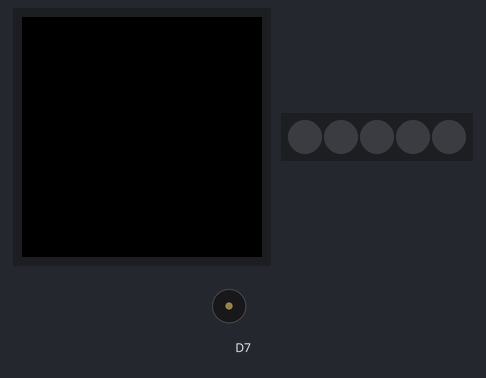
A sketch run on a simulated Arduino MKR. On the bench: 240×240 colour display, 5 RGB LEDs in strip order, left to right, buzzer (waves = sounding).

Above: at 0.84 s.
At 36.08 s:
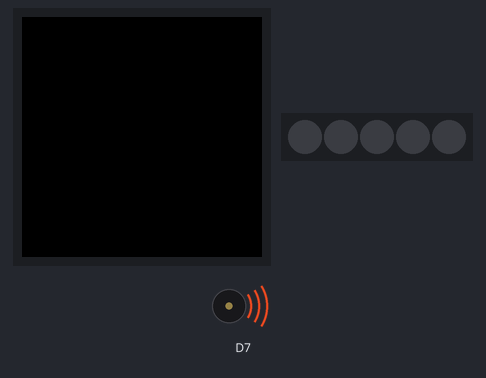
Timing chart, 0 to 40.2 s (numbered marks = the images above):
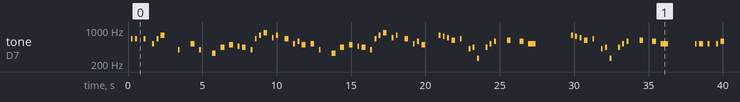

Measured:
- by itself, tone on D7: plays 659 Hz for 0.13 s, 659 Hz for 0.13 s, 659 Hz for 0.13 s, 523 Hz for 0.13 s, 659 Hz for 0.13 s, 784 Hz for 0.25 s … (74 notes in this stretch)

The sketch:

tone_carrier_test.ino
```cpp
// (licence header left out)
#include "pitches.h"
#include <Arduino_MKRIoTCarrier.h>


int melody[] = {
  NOTE_E5, NOTE_E5, REST, NOTE_E5, REST, NOTE_C5, NOTE_E5,
  NOTE_G5, REST, NOTE_G4, REST,
  NOTE_C5, NOTE_G4, REST, NOTE_E4,
  NOTE_A4, NOTE_B4, NOTE_AS4, NOTE_A4,
  NOTE_G4, NOTE_E5, NOTE_G5, NOTE_A5, NOTE_F5, NOTE_G5,
  REST, NOTE_E5,NOTE_C5, NOTE_D5, NOTE_B4,
  NOTE_C5, NOTE_G4, REST, NOTE_E4,
  NOTE_A4, NOTE_B4, NOTE_AS4, NOTE_A4,
  NOTE_G4, NOTE_E5, NOTE_G5, NOTE_A5, NOTE_F5, NOTE_G5,
  REST, NOTE_E5,NOTE_C5, NOTE_D5, NOTE_B4,

  REST, NOTE_G5, NOTE_FS5, NOTE_F5, NOTE_DS5, NOTE_E5,
  REST, NOTE_GS4, NOTE_A4, NOTE_C4, REST, NOTE_A4, NOTE_C5, NOTE_D5,
  REST, NOTE_DS5, REST, NOTE_D5,
  NOTE_C5, REST,

  REST, NOTE_G5, NOTE_FS5, NOTE_F5, NOTE_DS5, NOTE_E5,
  REST, NOTE_GS4, NOTE_A4, NOTE_C4, REST, NOTE_A4, NOTE_C5, NOTE_D5,
  REST, NOTE_DS5, REST, NOTE_D5,
  NOTE_C5, REST,

  NOTE_C5, NOTE_C5, NOTE_C5, REST, NOTE_C5, NOTE_D5,
  NOTE_E5, NOTE_C5, NOTE_A4, NOTE_G4,

  NOTE_C5, NOTE_C5, NOTE_C5, REST, NOTE_C5, NOTE_D5, NOTE_E5,
  REST,
  NOTE_C5, NOTE_C5, NOTE_C5, REST, NOTE_C5, NOTE_D5,
  NOTE_E5, NOTE_C5, NOTE_A4, NOTE_G4,
  NOTE_E5, NOTE_E5, REST, NOTE_E5, REST, NOTE_C5, NOTE_E5,
  NOTE_G5, REST, NOTE_G4, REST,
  NOTE_C5, NOTE_G4, REST, NOTE_E4,

  NOTE_A4, NOTE_B4, NOTE_AS4, NOTE_A4,
  NOTE_G4, NOTE_E5, NOTE_G5, NOTE_A5, NOTE_F5, NOTE_G5,
  REST, NOTE_E5, NOTE_C5, NOTE_D5, NOTE_B4,

  NOTE_C5, NOTE_G4, REST, NOTE_E4,
  NOTE_A4, NOTE_B4, NOTE_AS4, NOTE_A4,
  NOTE_G4, NOTE_E5, NOTE_G5, NOTE_A5, NOTE_F5, NOTE_G5,
  REST, NOTE_E5, NOTE_C5, NOTE_D5, NOTE_B4,

  NOTE_E5, NOTE_C5, NOTE_G4, REST, NOTE_GS4,
  NOTE_A4, NOTE_F5, NOTE_F5, NOTE_A4,
  NOTE_D5, NOTE_A5, NOTE_A5, NOTE_A5, NOTE_G5, NOTE_F5,

  NOTE_E5, NOTE_C5, NOTE_A4, NOTE_G4,
  NOTE_E5, NOTE_C5, NOTE_G4, REST, NOTE_GS4,
  NOTE_A4, NOTE_F5, NOTE_F5, NOTE_A4,
  NOTE_B4, NOTE_F5, NOTE_F5, NOTE_F5, NOTE_E5, NOTE_D5,
  NOTE_C5, NOTE_E4, NOTE_E4, NOTE_C4,

  NOTE_E5, NOTE_C5, NOTE_G4, REST, NOTE_GS4,
  NOTE_A4, NOTE_F5, NOTE_F5, NOTE_A4,
  NOTE_D5, NOTE_A5, NOTE_A5, NOTE_A5, NOTE_G5, NOTE_F5,

  NOTE_E5, NOTE_C5, NOTE_A4, NOTE_G4,
  NOTE_E5, NOTE_C5, NOTE_G4, REST, NOTE_GS4,
  NOTE_A4, NOTE_F5, NOTE_F5, NOTE_A4,
  NOTE_B4, NOTE_F5, NOTE_F5, NOTE_F5, NOTE_E5, NOTE_D5,
  NOTE_C5, NOTE_E4, NOTE_E4, NOTE_C4,
  NOTE_C5, NOTE_C5, NOTE_C5, REST, NOTE_C5, NOTE_D5, NOTE_E5,
  REST,

  NOTE_C5, NOTE_C5, NOTE_C5, REST, NOTE_C5, NOTE_D5,
  NOTE_E5, NOTE_C5, NOTE_A4, NOTE_G4,
  NOTE_E5, NOTE_E5, REST, NOTE_E5, REST, NOTE_C5, NOTE_E5,
  NOTE_G5, REST, NOTE_G4, REST,
  NOTE_E5, NOTE_C5, NOTE_G4, REST, NOTE_GS4,
  NOTE_A4, NOTE_F5, NOTE_F5, NOTE_A4,
  NOTE_D5, NOTE_A5, NOTE_A5, NOTE_A5, NOTE_G5, NOTE_F5,

  NOTE_E5, NOTE_C5, NOTE_A4, NOTE_G4,
  NOTE_E5, NOTE_C5, NOTE_G4, REST, NOTE_GS4,
  NOTE_A4, NOTE_F5, NOTE_F5, NOTE_A4,
  NOTE_B4, NOTE_F5, NOTE_F5, NOTE_F5, NOTE_E5, NOTE_D5,
  NOTE_C5, NOTE_E4, NOTE_E4, NOTE_C4,

  // Game over sound
  NOTE_C5, NOTE_G4, NOTE_E4,
  NOTE_A4, NOTE_B4, NOTE_A4, NOTE_GS4, NOTE_AS4, NOTE_GS4,
  NOTE_G4, NOTE_D4, NOTE_E4
};

int durations[] = {
  8, 8, 8, 8, 8, 8, 8,
  4, 4, 8, 4,
  4, 8, 4, 4,
  4, 4, 8, 4,
  8, 8, 8, 4, 8, 8,
  8, 4,8, 8, 4,
  4, 8, 4, 4,
  4, 4, 8, 4,
  8, 8, 8, 4, 8, 8,
  8, 4,8, 8, 4,


  4, 8, 8, 8, 4, 8,
  8, 8, 8, 8, 8, 8, 8, 8,
  4, 4, 8, 4,
  2, 2,

  4, 8, 8, 8, 4, 8,
  8, 8, 8, 8, 8, 8, 8, 8,
  4, 4, 8, 4,
  2, 2,

  8, 4, 8, 8, 8, 4,
  8, 4, 8, 2,

  8, 4, 8, 8, 8, 8, 8,
  1,
  8, 4, 8, 8, 8, 4,
  8, 4, 8, 2,
  8, 8, 8, 8, 8, 8, 4,
  4, 4, 4, 4,
  4, 8, 4, 4,

  4, 4, 8, 4,
  8, 8, 8, 4, 8, 8,
  8, 4, 8, 8, 4,

  4, 8, 4, 4,
  4, 4, 8, 4,
  8, 8, 8, 4, 8, 8,
  8, 4, 8, 8, 4,

  8, 4, 8, 4, 4,
  8, 4, 8, 2,
  8, 8, 8, 8, 8, 8,

  8, 4, 8, 2,
  8, 4, 8, 4, 4,
  8, 4, 8, 2,
  8, 4, 8, 8, 8, 8,
  8, 4, 8, 2,

  8, 4, 8, 4, 4,
  8, 4, 8, 2,
  8, 8, 8, 8, 8, 8,

  8, 4, 8, 2,
  8, 4, 8, 4, 4,
  8, 4, 8, 2,
  8, 4, 8, 8, 8, 8,
  8, 4, 8, 2,
  8, 4, 8, 8, 8, 8, 8,
  1,

  8, 4, 8, 8, 8, 4,
  8, 4, 8, 2,
  8, 8, 8, 8, 8, 8, 4,
  4, 4, 4, 4,
  8, 4, 8, 4, 4,
  8, 4, 8, 2,
  8, 8, 8, 8, 8, 8,

  8, 4, 8, 2,
  8, 4, 8, 4, 4,
  8, 4, 8, 2,
  8, 4, 8, 8, 8, 8,
  8, 4, 8, 2,

  //game over sound
  4, 4, 4,
  8, 8, 8, 8, 8, 8,
  8, 8, 2
};


MKRIoTCarrier carrier;

void setup() {
  Serial.begin(9600); // Attempt to connect to serial communication

  carrier.noCase();

  if(!carrier.begin()) {
    Serial.println("Carrier not connected, check connections");
    while(1);
  }

}

void loop()
{
  int size = sizeof(durations) / sizeof(int);

  for (int note = 0; note < size; note++) {
    //to calculate the note duration, take one second divided by the note type.
    //e.g. quarter note = 1000 / 4, eighth note = 1000/8, etc.
    int duration = 1000 / durations[note];
    carrier.Buzzer.beep(melody[note], duration);


    //to distinguish the notes, set a minimum time between them.
    //the note's duration + 30% seems to work well:
    int pauseBetweenNotes = duration * 1.30;
    delay(pauseBetweenNotes);

    //stop the tone playing:
    carrier.Buzzer.noSound();
  }
}
```
